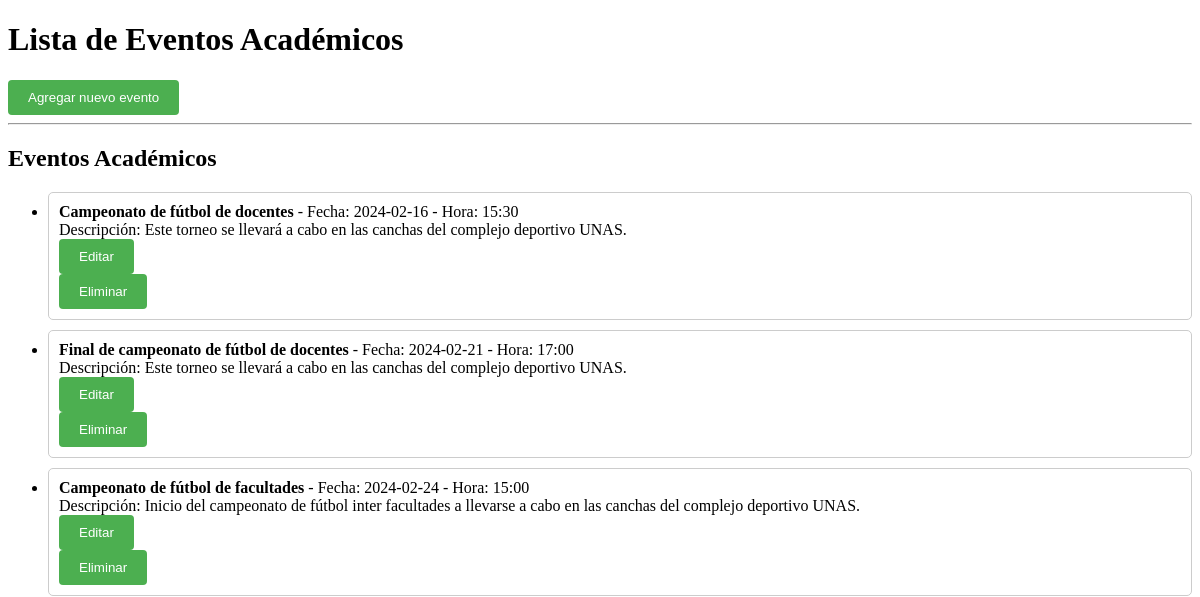
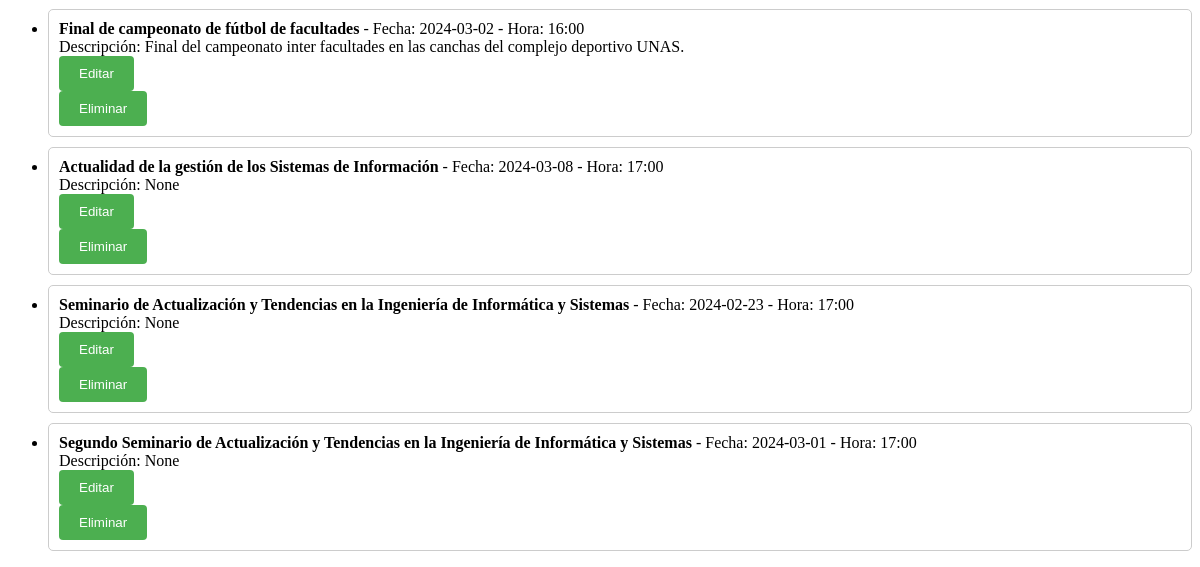
Before: /eventosAdministrador with the older database file (2 pictures, top to bottom).
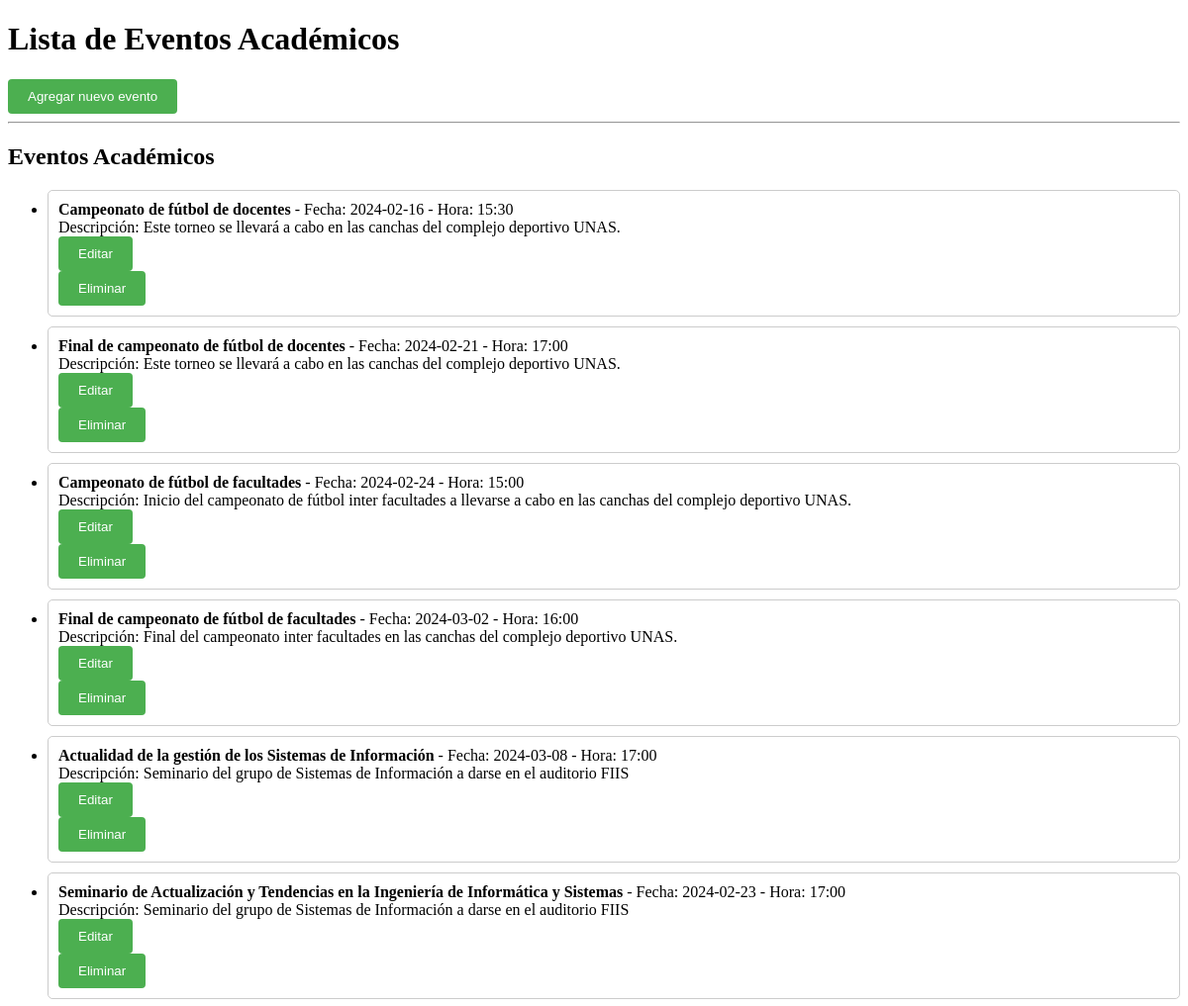
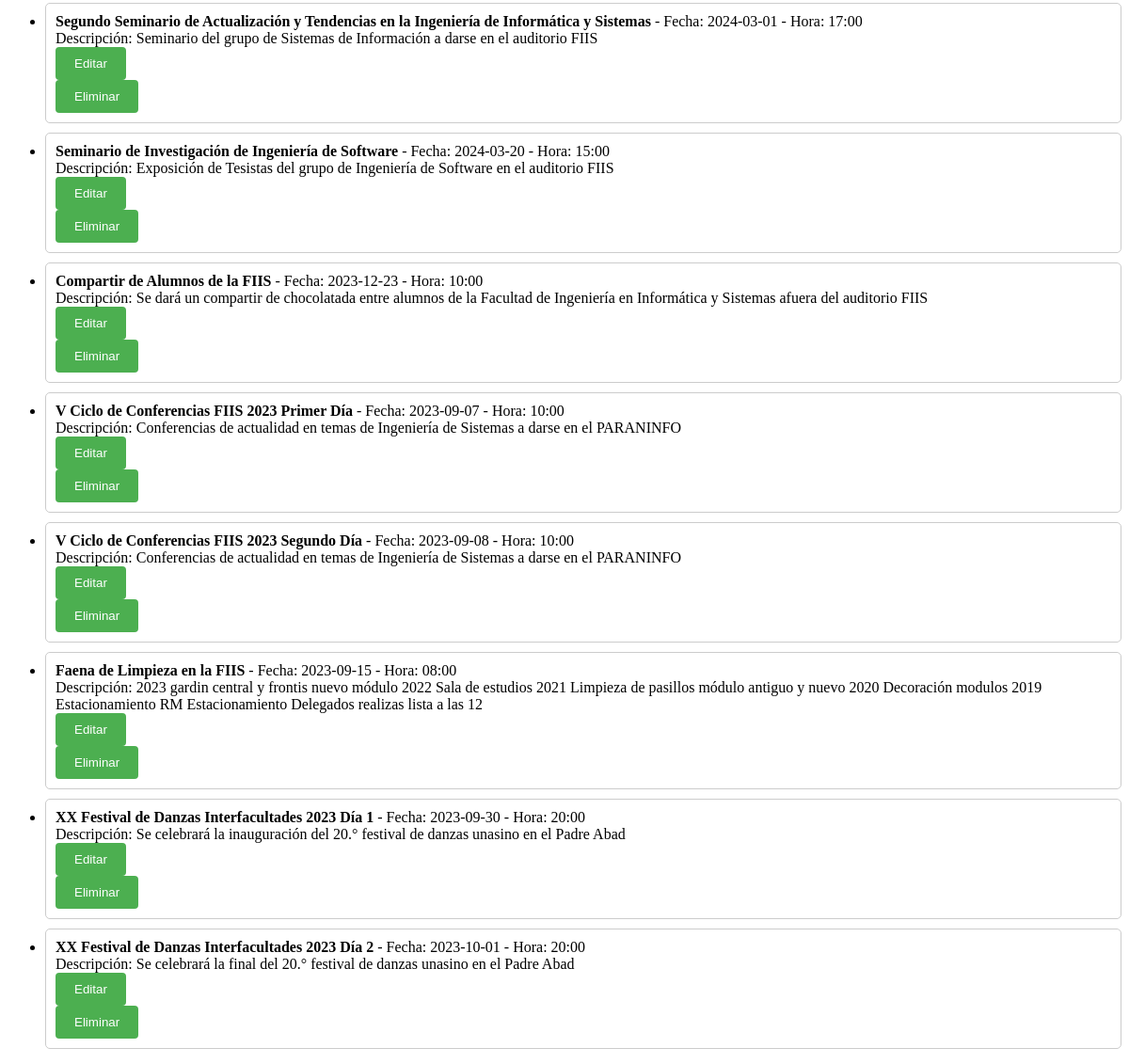
After: the same page with the newer database file (2 pictures, top to bottom).
### tables this page shows
CREATE TABLE eventos_academicos
             (id INTEGER PRIMARY KEY AUTOINCREMENT, nombre text, fecha date, hora time, descripcion TEXT);

### app.py (the view)
@app.route('/eventosAdministrador')
def index():
    conn = conectar_bd()
    c = conn.cursor()
    c.execute('SELECT * FROM eventos_academicos')
    eventos = c.fetchall()
    conn.close()
    return render_template('index.html', eventos=eventos)

### app.py (called while the page is built)
def conectar_bd():
    return sqlite3.connect(DATABASE)

### templates/index.html (shortened to what this page needs)
<!DOCTYPE html>
<html lang="es">
<head>
</head>
<body>
    <div class="container">
        <h1>Lista de Eventos Académicos</h1>
        <form action="/nuevo">
            <button type="submit" class="boton">Agregar nuevo evento</button>
        </form>
        <hr>
        <h2>Eventos Académicos</h2>
        <ul>
            {% for evento in eventos %}
            <li class="evento">
                <strong>{{ evento[1] }}</strong> - Fecha: {{ evento[2] }} - Hora: {{ evento[3] }}<br>
                <span>Descripción: {{ evento[4] }}</span>
                <form action="/editar/{{ evento[0] }}" method="GET">
                    <button type="submit" class="boton">Editar</button>
                </form>
                <form action="/eliminar/{{ evento[0] }}" method="POST">
                    <button type="submit" class="boton">Eliminar</button>
                </form>
            </li>
        {% endfor %}
        </ul>
    </div>
</body>
</html>

### templates/index.html (style rules this page uses)
.boton { background-color: #4CAF50; color: white; border: none; padding: 10px 20px; margin-right: 10px; cursor: pointer; border-radius: 4px; }
.container { position: relative; }
.evento { border: 1px solid #ccc; padding: 10px; margin-bottom: 10px; border-radius: 5px; }

Changed rows visible on the page:
changed eventos_academicos "Actualidad de la gestión de los Sistemas de Información": descripcion "None" → "Seminario del grupo de Sistemas de Información a darse en el auditorio FIIS"
changed eventos_academicos (number 6 of 14 on the later page): descripcion "None" → "Seminario del grupo de Sistemas de Información a darse en el auditorio FIIS"
changed eventos_academicos (number 7 of 14 on the later page): descripcion "None" → "Seminario del grupo de Sistemas de Información a darse en el auditorio FIIS"
added eventos_academicos: nombre "Seminario de Investigación de Ingeniería de Software", fecha "2024-03-20", hora "15:00", descripcion "Exposición de Tesistas del grupo de Ingeniería de Software en el auditorio FIIS"
added eventos_academicos: nombre "Compartir de Alumnos de la FIIS", fecha "2023-12-23", hora "10:00", descripcion "Se dará un compartir de chocolatada entre alumnos de la Facultad de Ingeniería en Informática y Sistemas afuera del auditorio FIIS"
added eventos_academicos: nombre "V Ciclo de Conferencias FIIS 2023 Primer Día", fecha "2023-09-07", hora "10:00", descripcion "Conferencias de actualidad en temas de Ingeniería de Sistemas a darse en el PARANINFO"
added eventos_academicos: nombre "V Ciclo de Conferencias FIIS 2023 Segundo Día", fecha "2023-09-08", hora "10:00", descripcion "Conferencias de actualidad en temas de Ingeniería de Sistemas a darse en el PARANINFO"
added eventos_academicos: nombre "Faena de Limpieza en la FIIS", fecha "2023-09-15", hora "08:00", descripcion "2023 gardin central y frontis nuevo módulo 2022 Sala de estudios 2021 Limpieza de pasillos módulo antiguo y nuevo 2020 Decoración modulos 2019 Estacionamiento RM Estacionamiento Delegados realizas lista a las 12"
added eventos_academicos: nombre "XX Festival de Danzas Interfacultades 2023 Día 1", fecha "2023-09-30", hora "20:00", descripcion "Se celebrará la inauguración del 20.° festival de danzas unasino en el Padre Abad"
added eventos_academicos: nombre "XX Festival de Danzas Interfacultades 2023 Día 2", fecha "2023-10-01", hora "20:00", descripcion "Se celebrará la final del 20.° festival de danzas unasino en el Padre Abad"
